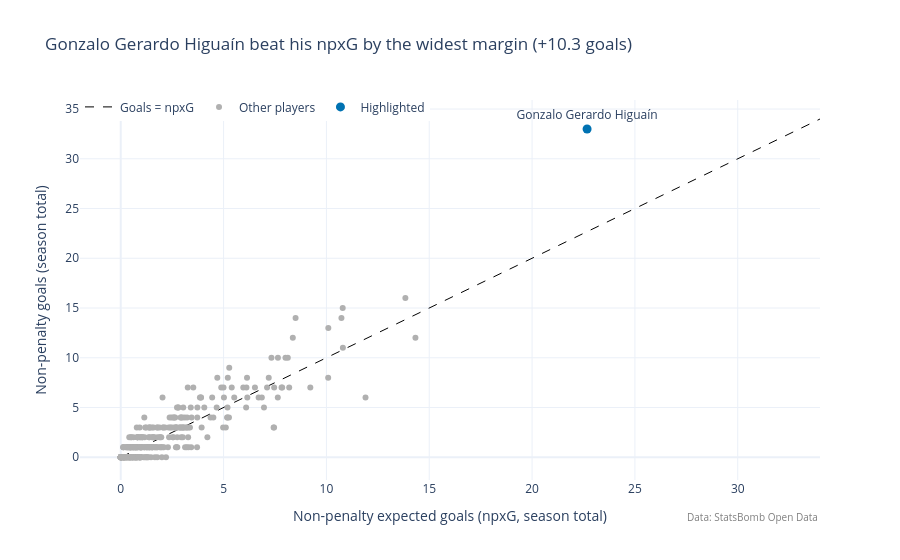

Notebook code cell kept with this figure:
### Code cell
fig = plots.goals_vs_xg_scatter(players, highlight=[TARGET_PLAYER])
fig

### Figure 1 — Plotly figure (JSON) as saved in the notebook; plotly's stock layout.template omitted (floating-point values rounded to 4 significant figures; data arrays with more than 128 entries replaced by an {"elided": "..."} marker saying what was removed)
{"data": [{"hoverinfo": "skip", "line": {"color": "black", "dash": "dash", "width": 1}, "mode": "lines", "name": "Goals = npxG", "type": "scatter", "x": [0, 34], "y": [0, 34]}, {"customdata": {"elided": "342x3 mixed values"}, "hovertemplate": "<b>%{customdata[0]}</b><br>%{customdata[1]}<br>npxG %{x:.1f} · goals %{y}<br>%{customdata[2]:.0f} minutes<extra></extra>", "marker": {"color": "#B0B0B0", "size": 6}, "mode": "markers", "name": "Other players", "text": {"elided": "342 str values"}, "textposition": "top center", "type": "scatter", "x": {"elided": "342 float values"}, "y": {"elided": "342 int values"}}, {"customdata": [["Gonzalo Gerardo Higuaín", "Napoli", 3066.0]], "hovertemplate": "<b>%{customdata[0]}</b><br>%{customdata[1]}<br>npxG %{x:.1f} · goals %{y}<br>%{customdata[2]:.0f} minutes<extra></extra>", "marker": {"color": "#0072B2", "size": 9}, "mode": "markers+text", "name": "Highlighted", "text": ["Gonzalo Gerardo Higuaín"], "textposition": "top center", "type": "scatter", "x": [22.68], "y": [33]}], "layout": {"annotations": [{"font": {"color": "grey", "size": 10}, "showarrow": false, "text": "Data: StatsBomb Open Data", "x": 1, "xanchor": "right", "xref": "paper", "y": -0.12, "yref": "paper"}], "legend": {"orientation": "h", "x": 0, "y": 1.02}, "title": {"text": "Gonzalo Gerardo Higuaín beat his npxG by the widest margin (+10.3 goals)"}, "xaxis": {"title": {"text": "Non-penalty expected goals (npxG, season total)"}}, "yaxis": {"title": {"text": "Non-penalty goals (season total)"}}}}
